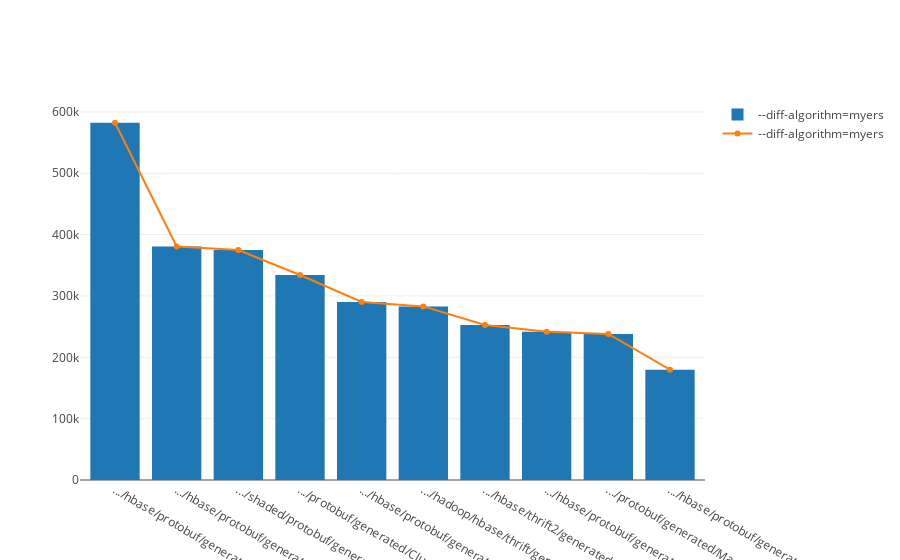

This figure's notebook cell:
### Code cell
trace3 = go.Bar(
    x=dfmyers['filename'][:10],
    y=dfmyers['SUM #line_changed'][:10],
    name='--diff-algorithm=myers'
)

trace4 = go.Scatter(
    x=dfmyers['filename'][:10],
    y=dfmyers['SUM #line_changed'][:10],
    name='--diff-algorithm=myers')

dt = [trace3, trace4]
layout = go.Layout(
    barmode='group'
)

init_notebook_mode(connected=True)
fig = go.Figure(data=dt, layout=layout)
iplot(fig, show_link=False)

### Figure 1 — Plotly figure (JSON) as saved in the notebook; plotly's stock layout.template omitted (floating-point values rounded to 4 significant figures)
{"data": [{"name": "--diff-algorithm=myers", "type": "bar", "x": [".../hbase/protobuf/generated/MasterProtos.java", ".../hbase/protobuf/generated/ClientProtos.java", ".../shaded/protobuf/generated/MasterProtos.java", ".../protobuf/generated/ClusterStatusProtos.java", ".../hbase/protobuf/generated/HBaseProtos.java", ".../hadoop/hbase/thrift/generated/Hbase.java", ".../hbase/thrift2/generated/THBaseService.java", ".../hbase/protobuf/generated/QuotaProtos.java", ".../protobuf/generated/MasterProcedureProtos.java", ".../hbase/protobuf/generated/AdminProtos.java"], "y": [582362, 380722, 374934, 334148, 290266, 283020, 252811, 241814, 238036, 179906]}, {"name": "--diff-algorithm=myers", "type": "scatter", "x": [".../hbase/protobuf/generated/MasterProtos.java", ".../hbase/protobuf/generated/ClientProtos.java", ".../shaded/protobuf/generated/MasterProtos.java", ".../protobuf/generated/ClusterStatusProtos.java", ".../hbase/protobuf/generated/HBaseProtos.java", ".../hadoop/hbase/thrift/generated/Hbase.java", ".../hbase/thrift2/generated/THBaseService.java", ".../hbase/protobuf/generated/QuotaProtos.java", ".../protobuf/generated/MasterProcedureProtos.java", ".../hbase/protobuf/generated/AdminProtos.java"], "y": [582362, 380722, 374934, 334148, 290266, 283020, 252811, 241814, 238036, 179906]}], "layout": {"barmode": "group"}}
